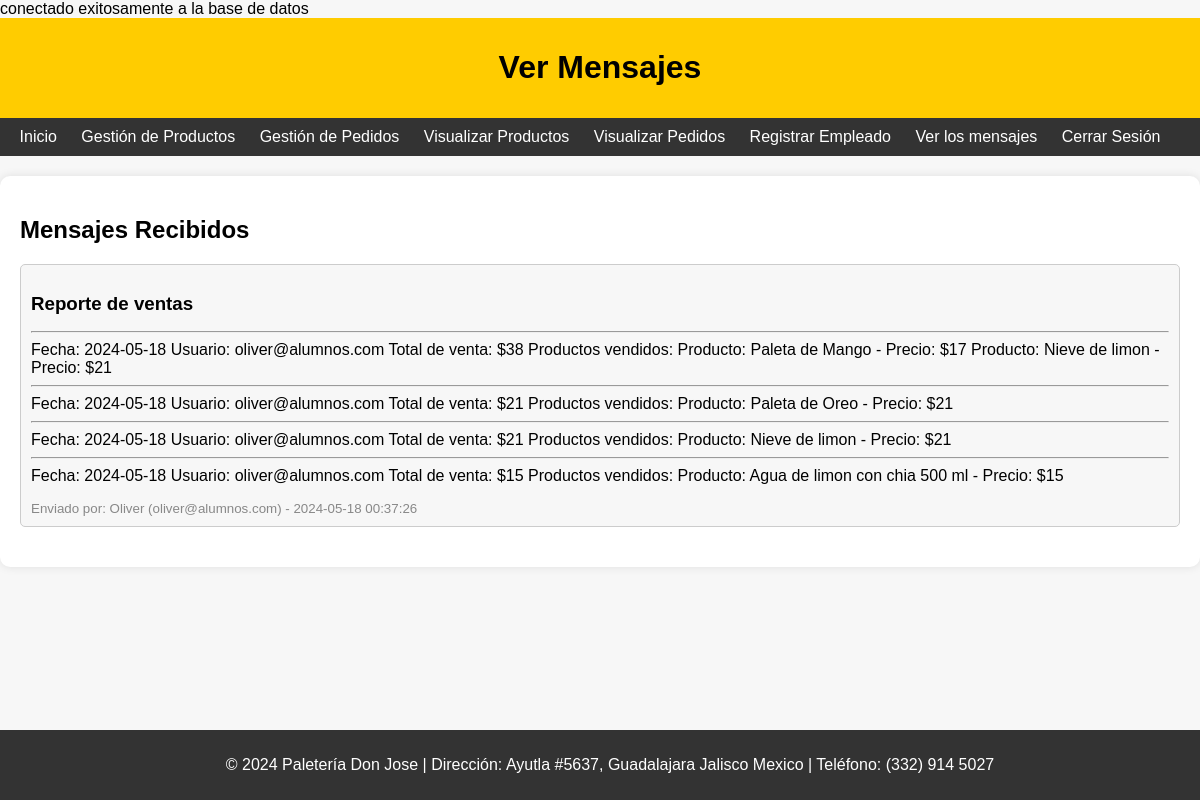
/ver_mensajes.php, run on the app's committed database.
### tables this page shows
CREATE TABLE `mensajes` (
  `id` int(11) NOT NULL,
  `nombre` varchar(255) NOT NULL,
  `correo` varchar(255) NOT NULL,
  `asunto` varchar(255) NOT NULL,
  `mensaje` text NOT NULL,
  `fecha_envio` timestamp NOT NULL DEFAULT current_timestamp(),
  `nombre_remitente` varchar(255) DEFAULT NULL
);

### ver_mensajes.php (the view, shortened to what this page needs)
<?php
include 'conexion.php';
$sql = "SELECT * FROM mensajes ORDER BY fecha_envio DESC";
$resultado = $conexion->query($sql);
?>
<!DOCTYPE html>
<html lang="es">
<head>
</head>
<body>
    <header>
        <h1>Ver Mensajes</h1>
    </header>
    <nav>
    <a href="inicio_admin.php">Inicio</a>
        <a href="gestion_productos.php">Gestión de Productos</a>
        <a href="gestion_pedidos.php">Gestión de Pedidos</a>
        <a href="productos.php">Visualizar Productos</a>
        <a href="ver_pedidos.php">Visualizar Pedidos</a>
        <a href="registrar_empleado.php">Registrar Empleado</a>
        <a href="ver_mensajes.php">Ver los mensajes</a>
        <a href="cerrar_sesion.php">Cerrar Sesión</a>
    </nav>
    <div class="messages-container">
        <h2>Mensajes Recibidos</h2>
        <?php
        if ($resultado->num_rows > 0) {
            while ($fila = $resultado->fetch_assoc()) {
                echo '<div class="message">';
                echo '<h3>' . $fila['asunto'] . '</h3>';
                echo '<p>' . $fila['mensaje'] . '</p>';
                echo '<small>Enviado por: ' . $fila['nombre_remitente'] . ' (' . $fila['correo'] . ') - ' . $fila['fecha_envio'] . '</small>';
                echo '</div>';
            }
        } else {
            echo '<p>No hay mensajes recibidos.</p>';
        }
        ?>
    </div>
    <footer>
    <p>&copy; 2024 Paletería Don Jose | Dirección: Ayutla #5637, Guadalajara Jalisco Mexico | Teléfono: (332) 914 5027 </p>
    </footer>
</body>
</html>

### ver_mensajes.php (style rules this page uses)
body { font-family: Arial, sans-serif; margin: 0; padding: 0; background-color: #f7f7f7; }
header { background-color: #ffcc00; padding: 10px; text-align: center; }
nav { background-color: #333; color: #fff; text-align: center; padding: 10px; }
nav a { color: #fff; text-decoration: none; margin-right: 20px; }
.messages-container { max-width: 1200px; margin: 20px auto; padding: 20px; background-color: #fff; border-radius: 10px; box-shadow: 0 0 10px rgba(0, 0, 0, 0.1); }
.message { margin-bottom: 20px; padding: 10px; border: 1px solid #ccc; border-radius: 5px; background-color: #f7f7f7; }
.message h3 { margin-bottom: 10px; }
.message p { margin-bottom: 5px; }
.message small { color: #888; }
footer { background-color: #333; color: #fff; text-align: center; padding: 10px; position: fixed; bottom: 0; width: 100%; }

### data on the page
mensajes: asunto "Reporte de ventas", mensaje "Fecha: 2024-05-18 Usuario: oliver@alumnos.com Total de venta: $38 Productos vendidos: Producto: Paleta de Mango - Precio: $17 Producto: Nieve de limon - Precio: $21 Fecha: 2024-05-18 Usuario: oliver@alumnos.com Total de venta: $21 Productos vendidos: Producto: Paleta de Oreo - Precio: $21 Fecha: 2024-05-18 Usuario: oliver@alumnos.com Total de venta: $21 Productos vendidos: Producto: Nieve de limon - Precio: $21 Fecha: 2024-05-18 Usuario: oliver@alumnos.com Total de venta: $15 Productos vendidos: Producto: Agua de limon con chia 500 ml - Precio: $15", nombre_remitente "Oliver", correo "oliver@alumnos.com", fecha_envio "2024-05-18 00:37:26"
